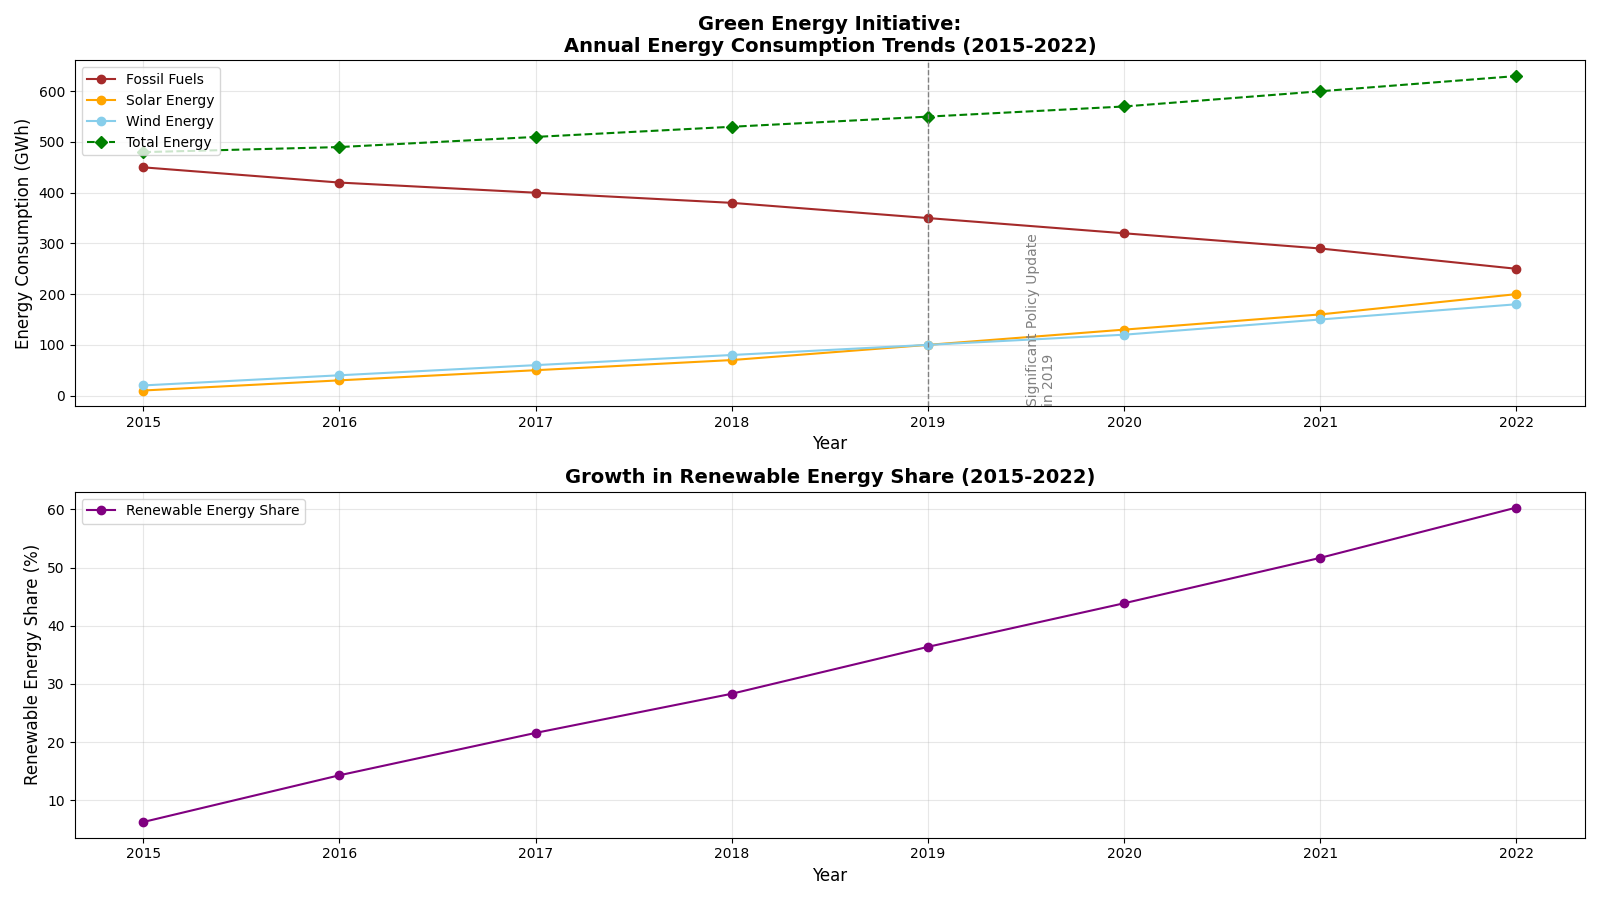

This chart was generated by the following Python code:
import matplotlib.pyplot as plt
import numpy as np

# Backstory:
# The fictitious town of Green Gardens started a "Green Energy Initiative" in 2015 aimed at increasing renewable energy usage and reducing reliance on fossil fuels. 
# This script will depict the annual energy consumption trends and the growth in renewable energy share.

# Define the years of the study
years = np.arange(2015, 2023)

# Energy consumption data (in GWh) for different sources
fossil_fuels = np.array([450, 420, 400, 380, 350, 320, 290, 250])
solar_energy = np.array([10, 30, 50, 70, 100, 130, 160, 200])
wind_energy = np.array([20, 40, 60, 80, 100, 120, 150, 180])

# Total energy consumption
total_energy = fossil_fuels + solar_energy + wind_energy

# Calculate the share of renewable energy
share_renewable = (solar_energy + wind_energy) / total_energy * 100

plt.figure(figsize=(16, 9))

# Subplot 1: Annual energy consumption trends
plt.subplot(2, 1, 1)
plt.plot(years, fossil_fuels, label='Fossil Fuels', color='brown', marker='o', linestyle='-')
plt.plot(years, solar_energy, label='Solar Energy', color='orange', marker='o', linestyle='-')
plt.plot(years, wind_energy, label='Wind Energy', color='skyblue', marker='o', linestyle='-')
plt.plot(years, total_energy, label='Total Energy', color='green', marker='D', linestyle='--')

# Highlighting the year with significant change
plt.axvline(x=2019, color='gray', linestyle='--', linewidth=1)
plt.text(2019.5, 150, 'Significant Policy Update\nin 2019', rotation=90, verticalalignment='center', fontsize=10, color='gray')

plt.title('Green Energy Initiative:\nAnnual Energy Consumption Trends (2015-2022)', fontsize=14, fontweight='bold', loc='center')
plt.xlabel('Year', fontsize=12)
plt.ylabel('Energy Consumption (GWh)', fontsize=12)
plt.legend(loc='upper left', fontsize=10)
plt.grid(alpha=0.3)

# Subplot 2: Growth in renewable energy share
plt.subplot(2, 1, 2)
plt.plot(years, share_renewable, label='Renewable Energy Share', color='purple', marker='o', linestyle='-')

plt.title('Growth in Renewable Energy Share (2015-2022)', fontsize=14, fontweight='bold', loc='center')
plt.xlabel('Year', fontsize=12)
plt.ylabel('Renewable Energy Share (%)', fontsize=12)
plt.legend(loc='upper left', fontsize=10)
plt.grid(alpha=0.3)

# Optimize layout to avoid overlaps and show the plot
plt.tight_layout()
plt.show()
